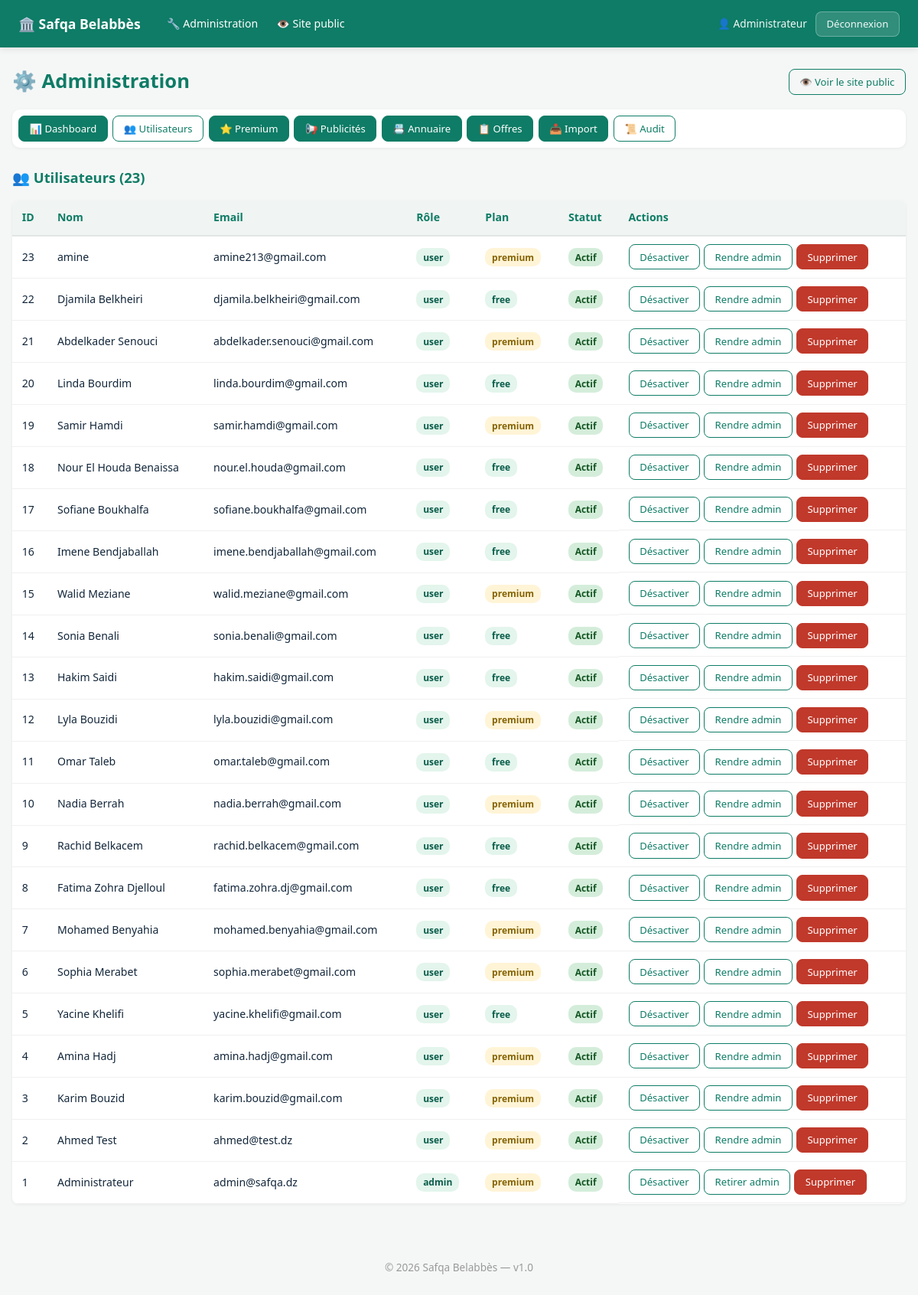
/admin?tab=users (signed in), run on an earlier commit of the app's database.
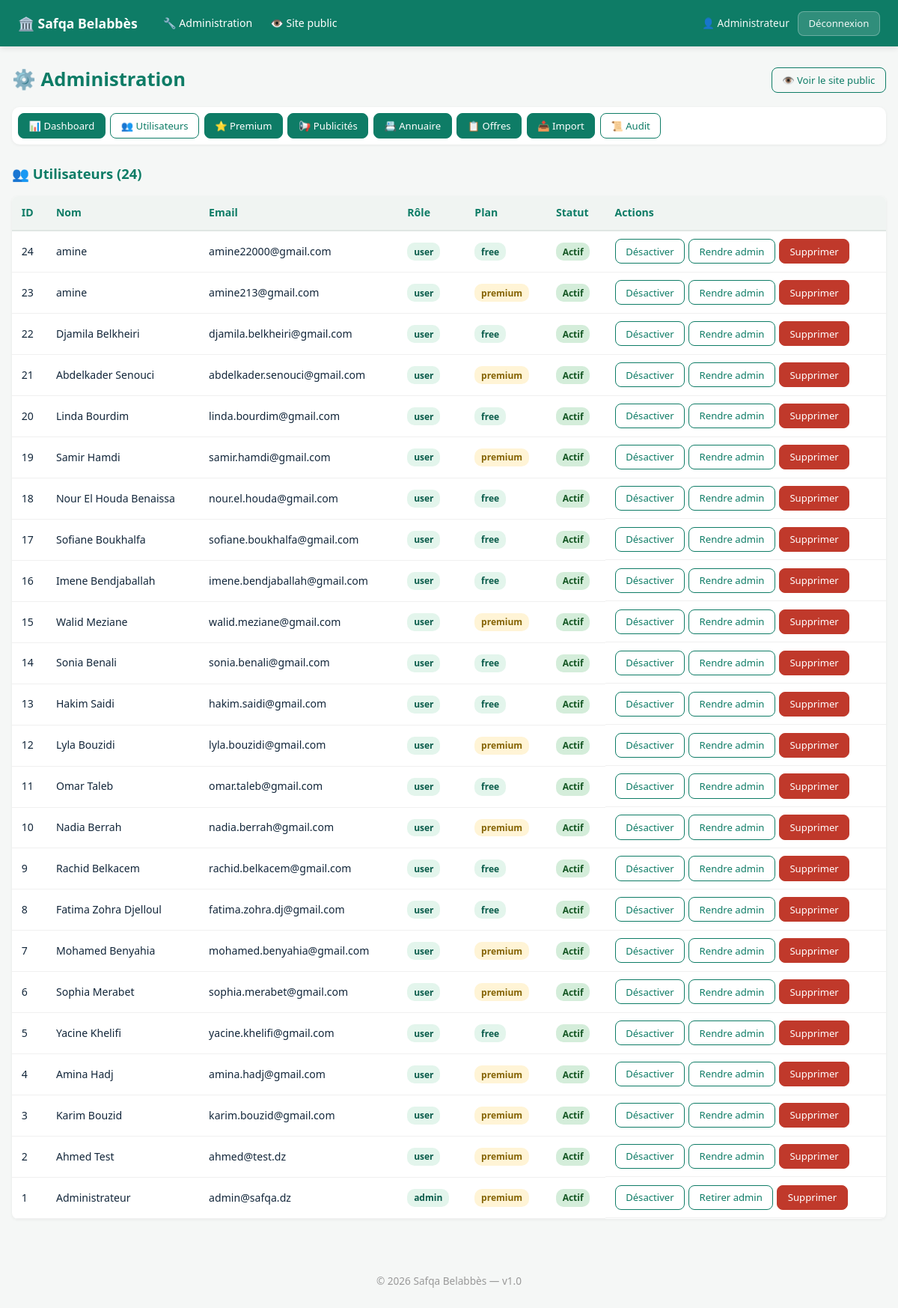
And on a later commit of the database.
### app/__init__.py (models this page shows, shortened)
class User(UserMixin, db.Model):
    __tablename__ = "users"
    id = db.Column(db.Integer, primary_key=True)
    email = db.Column(db.String(150), unique=True, nullable=False, index=True)
    phone = db.Column(db.String(20), unique=True, nullable=True, index=True)
    password_hash = db.Column(db.String(255), nullable=False)
    full_name = db.Column(db.String(120), nullable=False)
    role = db.Column(db.String(20), default="user", nullable=False)
    plan = db.Column(db.String(20), default="free", nullable=False)
    active = db.Column(db.Boolean, default=True, nullable=False)
    security_question = db.Column(db.String(40))
    security_answer_hash = db.Column(db.String(255))
    security_attempts = db.Column(db.Integer, default=0, nullable=False)
    email_notifications = db.Column(db.Boolean, default=True, nullable=False)
    sms_notifications = db.Column(db.Boolean, default=False, nullable=False)
    company = db.Column(db.String(150))
    sector_activity = db.Column(db.String(30))
    commune = db.Column(db.String(100))
    favorite_sectors = db.Column(db.String(300))
    created_at = db.Column(db.DateTime, default=datetime.utcnow)
    @property
    def is_admin(self):
        return self.role == "admin"

### app/routes.py (the view, shortened to what this page needs)
@bp.route("/admin")
@login_required
def admin():
    if not current_user.is_admin:
        abort(403)
    tab = request.args.get("tab", "dashboard")
    pending_premium = PremiumRequest.query.filter_by(status="pending").all()
    recent_audit = AuditLog.query.order_by(AuditLog.created_at.desc()).limit(20).all()
    pending_ads = Ad.query.filter(Ad.payment_status.in_(["awaiting_validation"])).order_by(Ad.created_at.desc()).all()
    all_ads = Ad.query.order_by(Ad.created_at.desc()).all()
    pending_professionals = Professional.query.filter(
        Professional.payment_status.in_(["awaiting_validation"])
    ).order_by(Professional.created_at.desc()).all()
    all_professionals = Professional.query.order_by(Professional.created_at.desc()).all()
    stats_data = {
        "users": User.query.count(),
        "premium": User.query.filter_by(plan="premium").count(),
        "tenders": Tender.query.count(),
        "pending_premium": len(pending_premium),
        "pending_ads": len(pending_ads),
        "pending_professionals": len(pending_professionals),
        "notifs": Notification.query.count(),
    }
    tenders_query = Tender.query
    q = request.args.get("q", "").strip()
    status_filter = request.args.get("status_filter", "")
    if status_filter == "active":
        tenders_query = tenders_query.filter(Tender.is_active == True)
    elif status_filter == "inactive":
        tenders_query = tenders_query.filter(Tender.is_active == False)
    elif status_filter == "expired":
        today_str = datetime.utcnow().strftime("%Y-%m-%d")
        tenders_query = tenders_query.filter(Tender.deadline < today_str)
    filtered_tenders = tenders_query.order_by(Tender.created_at.desc()).all()
    return render_template("admin.html", tab=tab, stats=stats_data,
                           users=User.query.order_by(User.created_at.desc()).all(),
                           tenders=filtered_tenders,
                           pending_premium=pending_premium,
                           recent_audit=recent_audit,
                           pending_ads=pending_ads,
                           all_ads=all_ads,
                           pending_professionals=pending_professionals,
                           all_professionals=all_professionals,
                           formulas=AD_FORMULAS)

### app/templates/admin.html (shortened to what this page needs)
{% extends "base.html" %}
{% block content %}
<div style="display:flex;justify-content:space-between;align-items:center;flex-wrap:wrap;gap:1rem;margin-bottom:1rem">
  <h1 style="margin:0">⚙️ Administration</h1>
  <a href="/" class="btn btn-ghost btn-sm">👁️ Voir le site public</a>
</div>
<div style="display:flex;gap:0.4rem;flex-wrap:wrap;margin-bottom:1.5rem;background:#fff;padding:0.5rem;border-radius:10px;box-shadow:0 1px 4px rgba(0,0,0,0.06)">
  <a href="/admin?tab=dashboard" class="btn btn-sm {{ '' if tab != 'dashboard' else 'btn-ghost' }}">📊 Dashboard</a>
  <a href="/admin?tab=users" class="btn btn-sm {{ '' if tab != 'users' else 'btn-ghost' }}">👥 Utilisateurs</a>
  <a href="/admin?tab=premium" class="btn btn-sm {{ '' if tab != 'premium' else 'btn-ghost' }}">⭐ Premium </a>
  <a href="/admin?tab=ads" class="btn btn-sm {{ '' if tab != 'ads' else 'btn-ghost' }}">📢 Publicités </a>
  <a href="/admin?tab=directory" class="btn btn-sm {{ '' if tab != 'directory' else 'btn-ghost' }}">📇 Annuaire </a>
  <a href="/admin?tab=tenders" class="btn btn-sm {{ '' if tab != 'tenders' else 'btn-ghost' }}">📋 Offres</a>
  <a href="/admin?tab=import" class="btn btn-sm {{ '' if tab != 'import' else 'btn-ghost' }}">📥 Import</a>
  <a href="/admin/audit" class="btn btn-sm btn-ghost">📜 Audit</a>
</div>
{% if tab == 'users' %}
<h2>👥 Utilisateurs ({{ users|length }})</h2>
<div class="table-wrap"><table>
<thead><tr><th>ID</th><th>Nom</th><th>Email</th><th>Rôle</th><th>Plan</th><th>Statut</th><th>Actions</th></tr></thead>
<tbody>{% for u in users %}
<tr style="{{ 'opacity:0.6' if not u.active }}">
<td>{{ u.id }}</td><td>{{ u.full_name }}</td><td>{{ u.email }}</td>
<td><span class="chip">{{ u.role }}</span></td>
<td><span class="chip {{ 'chip-warning' if u.plan == 'premium' }}">{{ u.plan }}</span></td>
<td>{% if u.active %}<span class="chip chip-success">Actif</span>{% else %}<span class="chip chip-danger">Inactif</span>{% endif %}</td>
<td style="display:flex;gap:0.3rem;flex-wrap:wrap">
<form method="post" action="/admin/user/{{ u.id }}/toggle_active" class="inline-form">{{ csrf_input() }}<button class="btn btn-sm btn-ghost" type="submit">{{ 'Désactiver' if u.active else 'Activer' }}</button></form>
<form method="post" action="/admin/user/{{ u.id }}/toggle_admin" class="inline-form">{{ csrf_input() }}<button class="btn btn-sm btn-ghost" type="submit">{{ 'Retirer admin' if u.role == 'admin' else 'Rendre admin' }}</button></form>
<form method="post" action="/admin/user/{{ u.id }}/delete" class="inline-form">{{ csrf_input() }}<button class="btn btn-sm btn-danger" type="submit" onclick="return confirm('Supprimer ?')">Supprimer</button></form>
</td></tr>{% endfor %}</tbody></table></div>
{% endif %}
{% endblock %}

### app/templates/base.html (shortened to what this page needs)
<!DOCTYPE html>
<html lang="fr">
<head>
</head>
<body>
<header>
  <div class="header-inner">
    <a href="/" class="brand">🏛️ Safqa Belabbès</a>
    {% if current_user.is_authenticated and current_user.is_admin %}
      <nav class="main-nav">
        <a href="/admin">🔧 Administration</a>
        <a href="/">👁️ Site public</a>
      </nav>
      <div class="user-info">
        <span>👤 {{ current_user.full_name }}</span>
        <a href="/logout" class="btn btn-sm" style="background:rgba(255,255,255,0.15);color:#fff;border:1px solid rgba(255,255,255,0.3)">Déconnexion</a>
      </div>
    {% endif %}
  </div>
</header>
<main>
{% block content %}{% endblock %}
</main>
<footer>© 2026 Safqa Belabbès — v1.0</footer>
</body>
</html>

What changed in the data, as far as the page shows it:
added User: id "24", full_name "amine", email "amine22000@gmail.com", role "user", plan "free", shows "Actif", active "Désactiver", role "Rendre admin"
Also different on the page:
{{ users|length }}: "23" → "24"
